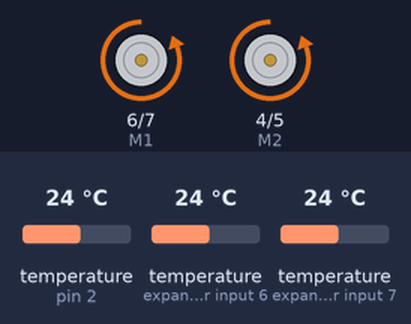
This sketch was run on a simulated Arduino Uno, built with avr-gcc and run on an emulated ATmega328P. On the bench: direction and speed pins drawn as motors (green arrow = direction pin HIGH = forward, orange = LOW = backward, longer = more drive). The test bench sets the inputs (shaded band); at power-on: temperature (sensors on expander input 7, pin 2, expander input 6) 24 °C. What the sketch prints to the serial monitor is not drawn.

Above: at 2.3 s.
2.4 s: temperature (sensor on expander input 7) set to 36.6 °C
4.4 s: temperature (sensor on expander input 7) set to 37.6 °C
At 5.4 s:
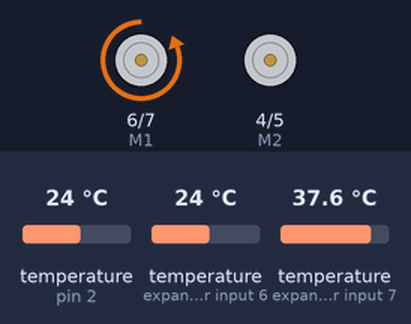
6.4 s: temperature (sensor on expander input 7) set to 12 °C
At 6.8 s:
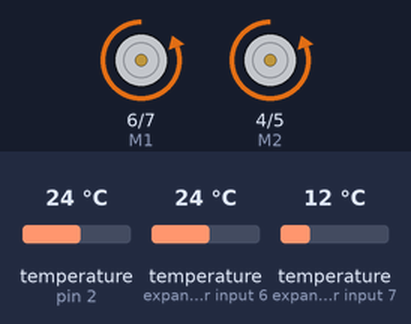
8.4 s: temperature (sensor on expander input 7) set to 41 °C
At 10.8 s:
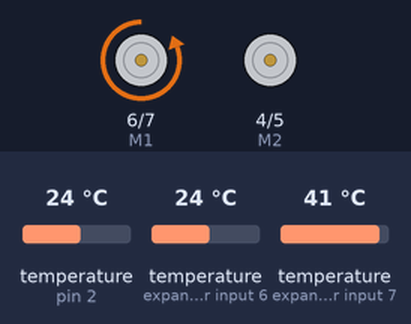
Timing chart, 0 to 12.1 s (numbered marks = the images above; inputs shaded):
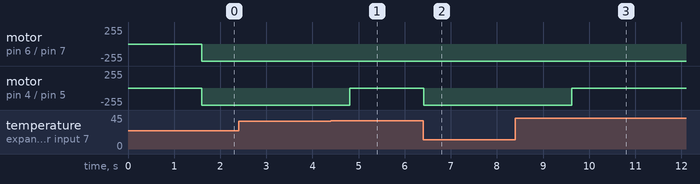

Measured:
- the behaviour switches between 37 and 37.1 °C on temperature (sensor on expander input 7) (found by bisection; images 0 and 1)
- after the input at 2.4 s, every drawn part: stays the same
- after the input at 4.4 s, motor on pin 4 (M2) / pin 5 (E2): backward 255/255 → stopped after 0.41 s
- after the input at 6.4 s, motor on pin 4 (M2) / pin 5 (E2): stopped → backward 255/255 at once
- after the input at 8.4 s, motor on pin 4 (M2) / pin 5 (E2): backward 255/255 → stopped after 1.2 s

The sketch:

hbridge_temp.ino
```cpp
// # Description:
// # The sketch for using the H bridge MD1.3 2A Dual Motor Controller SKUDRI0002
// # Run with the PWM mode

// # Connection:
// #        M1 pin  -> Digital pin 4
// #        E1 pin  -> Digital pin 5
// #        M2 pin  -> Digital pin 6
// #        E2 pin  -> Digital pin 7
// #        Motor Power Supply -> Centor blue screw connector(5.08mm 3p connector)
// #        Motor A  ->  Screw terminal close to E1 driver pin
// #        Motor B  ->  Screw terminal close to E2 driver pin
// #
// # Note: You should connect the GND pin from the DF-MD v1.3 to your MCU controller. They should share the GND pins.
// #
// Connection pins for the DMC controller
int E1 = 7;
int M1 = 6;
int E2 = 5;
int M2 = 4;

// Include the libraries we need for temperature
#include <OneWire.h>
#include <DallasTemperature.h>

// Data wire is plugged into port 2 on the Arduino
#define ONE_WIRE_BUS1 2
#define ONE_WIRE_BUS2 3

// Setup a oneWire instance to communicate with any OneWire devices (not just Maxim/Dallas temperature ICs)
OneWire oneWire1(ONE_WIRE_BUS1);
OneWire oneWire2(ONE_WIRE_BUS2);

// Pass our oneWire reference to Dallas Temperature.
DallasTemperature sensor1(&oneWire1);
DallasTemperature sensor2(&oneWire2);


void setup()
{
    Serial.begin(9600);
    pinMode(M1, OUTPUT);
    pinMode(M2, OUTPUT);

    // Start up the library for temp
    sensor1.begin();
    sensor2.begin();

    Serial.println("Starting up...");
}

void loop()
{
  float temp;
  float temp2;
  float targetT;
  targetT = 37; //Set the target temperature

  // call sensors.requestTemperatures() to issue a global temperature
  // request to all devices on the bus
  Serial.print("Requesting temperatures...");
  sensor1.requestTemperatures(); // Send the command to get temperatures
  sensor2.requestTemperatures();
  Serial.println("DONE");

  // After we got the temperatures, we can print them here.
  // We use the function ByIndex, and as an example get the temperature from the first sensor only.
  Serial.print("Temperature for the device 1 (index 0) is: ");
  Serial.println(sensor1.getTempCByIndex(0));
  temp = sensor1.getTempCByIndex(0); //outside

  Serial.print("Temperature for the device 1 (index 1) is: ");
  Serial.println(sensor1.getTempCByIndex(1));
  temp2 = sensor2.getTempCByIndex(1); //inside

  //Power the connections
  int valuef;
  int valuep;

  valuef = 255; // Fans PWM
  valuep = 255; // Peltier PWM

  if (temp2 > targetT) {
    valuef = 255;
    valuep = 0;
  }

  //Fuente usada 12V 5A
  digitalWrite(M1,LOW);
  digitalWrite(M2,LOW);
  analogWrite(E1, valuef);   //Fans connector (>128)
  analogWrite(E2, valuep);   //Peltier connector

  Serial.print("Fans at: ");
  Serial.println(valuef);
  Serial.print("Peltier at: ");
  Serial.println(valuep);

}
```
